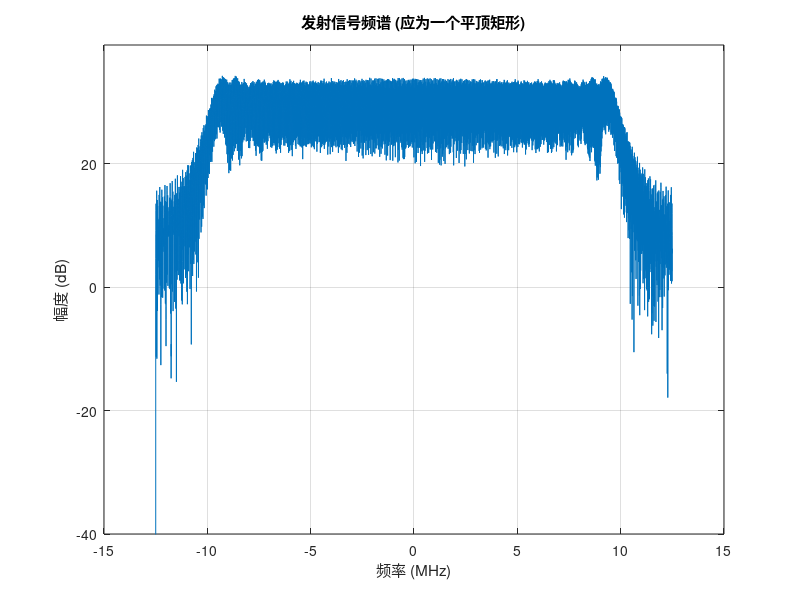

Reproduce this figure in MATLAB. (Note: this script raises an error after producing the figure.)
% main_simulate_and_process_v6.m
% 版本: v6.0
% 描述: 这是一个集成了高保真回波仿真、DBF、脉冲压缩（含偏移校正）、
%       MTD和CFAR检测的全流程雷达信号处理仿真与分析脚本。
%       脚本基于对关键偏移量进行了校正，
%       并在每个处理阶段都提供了详细的可视化输出。
%       删除DBF处理
% 日期: 2025年09月22日

clc; clear; close all;

%% 1. 用户配置区
% =========================================================================
fprintf('--- 1. 开始进行用户参数配置 ---\n');

% --- 1.1 定义仿真的目标 ---
targets = struct(...
    'Range', {10000}, ...         % 目标距离 (m)
    'Velocity', {30}, ...          % 目标速度 (m/s, 正为远离)
    'RCS', {50}, ...                % 雷达散射截面 (m^2)
    'ElevationAngle', {30} ...        % 目标俯仰角 (度)
);

SNR_dB = 20; % 信噪比 功率（20dB-100倍，10dB-10倍，3dB-1倍）

% --- 1.2 文件路径配置 ---
base_path = 'C:\Users\a\Desktop\9.8 问题\Simulation'; % <--- 修改我
dbf_coef_path = fullfile(base_path, 'X8数据采集250522_DBFcoef.csv');
% fir_filter_path = fullfile(base_path, 'Simulation', 'FIR.mat'); % FIR系数保存在此

% --- 1.3 CFAR 参数配置 ---
cfar_params.refCells_V = 4;      % 速度维参考单元
cfar_params.guardCells_V = 6;   % 速度维保护单元
cfar_params.refCells_R = 4;      % 距离维参考单元
cfar_params.guardCells_R = 6;    % 距离维保护单元
cfar_params.T_CFAR = 15;          % 检测门限因子
cfar_params.method = 'GOCA';       % 'CA' (平均), 'GOCA' (选大), 'SOCA' (选小)

%% 2. 雷达系统参数配置
% =========================================================================
fprintf('--- 2. 配置雷达系统参数 ---\n');

% --- 2.1 基础参数 (根据您的文档) ---
config.Sig_Config.c = 2.99792458e8;             % 光速 (m/s)
config.Sig_Config.fs = 25e6;                    % 基带采样率 (Hz)
config.Sig_Config.fc = 9450e6;                  % 雷达工作中心频率 (Hz)
config.Sig_Config.prtNum = 332;                 % 一帧 PRT 个数
config.Sig_Config.point_PRT = 3404;             % 每PRT总采样点数
config.Sig_Config.channel_num = 16;             % 接收通道数
config.Sig_Config.beam_num = 13;                % DBF后波束数量
config.Sig_Config.prt = 232.76e-6;              % PRT周期 (s)
config.Sig_Config.B = 20e6;                     % 带宽 (Hz)
config.Sig_Config.tao = [0.16e-6, 8e-6, 28e-6]; % 脉宽 [窄, 中, 长] (s)，雷达脉冲发射持续时长，此距离为该脉冲盲距
config.Sig_Config.gap_duration = [11.4e-6, 31.8e-6, 153.4e-6];  % 三个脉冲脉宽后的间隔时间（信号为0）
config.Sig_Config.point_prt_segments = [228, 723, 2453]; % 各脉冲段对应的采样波门点数

% --- 2.2 天线阵列参数 ---
config.Array.element_spacing = 0.0138;          % 阵元间距 (m)

% --- 2.3 派生参数 ---
config.Sig_Config.prf = 1/config.Sig_Config.prt;
config.Sig_Config.wavelength = config.Sig_Config.c / config.Sig_Config.fc;
config.Sig_Config.K2 = -config.Sig_Config.B / config.Sig_Config.tao(2); % 中脉冲调频斜率
config.Sig_Config.K3 = config.Sig_Config.B / config.Sig_Config.tao(3);  % 长脉冲调频斜率
ts = 1 / config.Sig_Config.fs;

%% 3. 生成发射参考波形 (物理真实脉冲)
% =========================================================================
fprintf('--- 3. 生成发射参考波形 ---\n');
% 3.1 各脉冲基本参数
% 窄脉冲参数
tau1 = config.Sig_Config.tao(1);                    % 窄脉冲脉冲宽度
gap_duration1 = config.Sig_Config.gap_duration(1);  % 窄脉冲后脉冲间隔

% 中脉冲参数
tau2 = config.Sig_Config.tao(2);              % 中脉冲脉冲宽度
gap_duration2 = config.Sig_Config.gap_duration(2);  % 中脉冲后脉冲间隔
k2 = -config.Sig_Config.B/tau2;         % 中脉冲调频斜率

% 长脉冲参数
tau3 = config.Sig_Config.tao(3);                % 长脉冲脉冲宽度
gap_duration3 = config.Sig_Config.gap_duration(3);  % 长脉冲后脉冲间隔
k3 = config.Sig_Config.B/tau3;              % 长脉冲调频斜率

% 3.2 生成各脉冲信号
% 计算信号（脉宽内）长度
num_all_prt = round(config.Sig_Config.prt * config.Sig_Config.fs );  % 一个完整PRT信号的总长度
num_samples_1 = round(tau1 * config.Sig_Config.fs);                  % 窄脉冲信号时间长度   
num_samples_2 = round(tau2 * config.Sig_Config.fs);                  % 中脉冲信号时间长度
num_samples_3 = round(tau3 * config.Sig_Config.fs);                  % 长脉冲信号时间长度

num_receiver_1 = round(gap_duration1 * config.Sig_Config.fs);        % 窄脉冲脉冲间隔（窄脉冲发射后能用于接受回波的时间段）
num_receiver_2 = round(gap_duration2 * config.Sig_Config.fs);        % 中脉冲脉冲间隔（中脉冲发射后能用于接受回波的时间段）
num_receiver_3 = round(gap_duration3 * config.Sig_Config.fs);        % 长脉冲脉冲间隔（长脉冲发射后能用于接受回波的时间段）


% 计算信号时间向量
t1 = linspace(-tau1/2, tau1/2, num_samples_1);       
t2 = linspace(-tau2/2, tau2/2, num_samples_2);
t3 = linspace(-tau3/2, tau3/2, num_samples_3);
t_tx = linspace(0, config.Sig_Config.prt, num_all_prt);

% 计算画图用距离轴
R_rx = linspace(24, 24 + 3404*6, 3404);

% 生成各脉冲信号
pulse1 = ones(1, num_samples_1);
pulse2 = exp(1j*2*pi*(0.5*k2*(t2.^2)));
pulse3 = exp(1j*2*pi*(0.5*k3*(t3.^2)));

% 3.3 将各子脉冲信号拼接为一个完整的长脉冲信号
tx_pulse = complex(zeros(1, num_all_prt));                              % 构建一个完整脉冲，初始化一个复数矩阵
tx_pulse(1:num_samples_1) = pulse1;                                     % 放置短脉冲

offset1 = round((tau1+gap_duration1) * config.Sig_Config.fs);           % 中脉冲相对于窄脉冲延后的长度
tx_pulse(offset1+1 : offset1+num_samples_2) = pulse2;                   % 放置中脉冲

offset2 = offset1 + round((tau2+gap_duration2) * config.Sig_Config.fs); % 长脉冲相对于中脉冲延后的长度
tx_pulse(offset2+1 : offset2+num_samples_3) = pulse3;                   % 放置长脉冲

% --- 3.4 (可选但建议) 可视化发射信号频谱，检查是否正确 ---
figure('Name', '发射信号频谱检查');
Nfft = 2^nextpow2(num_all_prt);
Tx_fft = fftshift(fft(tx_pulse, Nfft));
freq_axis = linspace(-config.Sig_Config.fs/2, config.Sig_Config.fs/2, Nfft);
plot(freq_axis/1e6, 20*log10(abs(Tx_fft)));
title('发射信号频谱 (应为一个平顶矩形)');
xlabel('频率 (MHz)');
ylabel('幅度 (dB)');
grid on;
ylim([-40, max(20*log10(abs(Tx_fft))) + 5]); % 设置一个好的观察范围

%% 4. 生成16通道目标回波信号
% =========================================================================
fprintf('--- 4. 模拟16通道目标回波 ---\n');
% (此部分代码保持不变，仅修改了噪声和增益)
raw_iq_data = complex(zeros(config.Sig_Config.prtNum, num_all_prt, config.Sig_Config.channel_num));

for m = 1:config.Sig_Config.prtNum % 循环生成每一个prt的信号  
    pulse_echo_all_channels = complex(zeros(num_all_prt, config.Sig_Config.channel_num));
    for k = 1:length(targets)
        range = targets(k).Range;
        % velocity = targets(k).Velocitys;
        % elevation_angle = targets(k).ElevationAngle;
        
        delay = 2 * range / config.Sig_Config.c;
        delay_samples = round(delay / ts); % 计算目标产生的时延点数
        
        doppler_freq = -2 * targets(k).Velocity / config.Sig_Config.wavelength; % 计算目标运动产生的多普勒频率，速度为正在远离，fd为负
        doppler_phase_shift = exp(1j * 2 * pi * doppler_freq * (m-1) * config.Sig_Config.prt); % 计算目标运动产生的多普勒相移
        
        % amplitude_gain = 1e11; 
        % lambda_sq = config.Sig_Config.wavelength^2;
        % amplitude = amplitude_gain * sqrt(targets(k).RCS * lambda_sq) / (range^2 * (4*pi)^(3/2));
        
        amplitude = 1;  % 简化幅度
        
        % 1. 先初始化一个全零的回波基带信号
        target_echo_base = complex(zeros(1, num_all_prt));
        % 2. 只有在有效延迟范围内，才将发射波形放入
        if (delay_samples > 0) && (delay_samples < num_all_prt)
            len_echo = min(length(tx_pulse), num_all_prt - delay_samples);
            target_echo_base(delay_samples+1 : delay_samples+len_echo) = tx_pulse(1:len_echo); % 零填充，禁止回卷
            %target_echo_base = circshift(tx_pulse, delay_samples);   % 目标时延，信号循环移位，可能会回卷
        end
        % 3. 对整个基带信号（包含波形和零的部分）乘以幅度和多普勒相移
        target_echo_base = amplitude * target_echo_base * doppler_phase_shift; % 幅度 * 信号 * 多普勒相移
        phase_shifts_rad = deg2rad(calculate_phase_shifts(targets(k).ElevationAngle, config.Array.element_spacing, config.Sig_Config.wavelength)); % 调用子函数计算每个通道的相位偏移
        % 计算多通道相位偏移
        channel_phasors = exp(1j * phase_shifts_rad); % 构造阵列流形向量，给每个通道（阵元）叠加一个与入射角相关的相位推进量，来模拟平面波以入射角 θ 打到均匀线阵时，阵元间的相位差。
        target_echo_multichannel = target_echo_base.' * channel_phasors; % 
        pulse_echo_all_channels = pulse_echo_all_channels + target_echo_multichannel;
    end
    raw_iq_data(m, :, :) = reshape(pulse_echo_all_channels, [1, num_all_prt, config.Sig_Config.channel_num]);
end

% 回波信号闭锁期置零
raw_iq_data_reset0 = raw_iq_data; % 闭锁期置零信号

% reset_zero_1_end = num_samples_1;                                  % 窄脉冲信号发射结束点
% reset_zero_2_start = reset_zero_1_end + num_receiver_1 + 1;        % 中脉冲信号发射起始点
% reset_zero_2_end = reset_zero_2_start + num_samples_2 - 1;         % 中脉冲信号发射结束点
% reset_zero_3_start = reset_zero_2_end + num_receiver_2 + 1;        % 长脉冲信号发射起始点
% reset_zero_3_end = reset_zero_3_start + num_samples_3 - 1;         % 长脉冲信号发射结束点
% 
% raw_iq_data_reset0(:, 1:reset_zero_1_end, :) = 0;                  % 窄脉冲发射沿不接收回波信号，置零
% raw_iq_data_reset0(:, reset_zero_2_start:reset_zero_2_end, :) = 0; % 中脉冲发射沿不接收回波信号，置零
% raw_iq_data_reset0(:, reset_zero_3_start:reset_zero_3_end, :) = 0; % 长脉冲发射沿不接收回波信号，置零

% 额外：打印一些自检信息
fprintf('完整PRT点数: %d\n', num_all_prt);
fprintf('预期6 km单程时延≈ %.2f us，对应样点≈ %d 点\n', 2*targets(1).Range/config.Sig_Config.c*1e6, ...
        round((2*targets(1).Range/config.Sig_Config.c)/ts));

% 打印相位步进用于对照
lambda = config.Sig_Config.wavelength;
dphi_ch = 2*pi*config.Array.element_spacing * sind(targets(1).ElevationAngle) / lambda;
fd = -2*targets(1).Velocity / lambda;
dphi_prt = 2*pi*fd*config.Sig_Config.prt;
fprintf('阵元间相位差≈ %.1f°，相邻PRT多普勒步进≈ %.1f°\n', rad2deg(dphi_ch), rad2deg(dphi_prt));


%% 6. 加入高斯白噪声

% DBF添加噪声，避免噪声幅度相位相关性等被改变
% 在闭锁期置零后的回波信号矩阵上添加符合SNR要求的高斯白噪声

signal_power_before_DBF = mean(abs(raw_iq_data(raw_iq_data ~= 0)).^2,"all");      % 信号DBF处理前平均功率大小（排除信号为0的点）


% DBF后加入高斯白噪声
I_noise = randn(size(raw_iq_data));                         % I通道高斯噪声
Q_noise = randn(size(raw_iq_data));                         % Q通道高斯噪声
noise = I_noise + 1j * Q_noise;                             % 合成IQ噪声
gauss_noise_power = mean(abs(noise).^2,'all');              % 这是多脉冲多波束信号矩阵，求功率应该对每个元素都要处理，结果是IQ信号的总功率

signal_power = mean(abs(raw_iq_data(raw_iq_data ~= 0)).^2); % 计算信号平均功率
noise_power = signal_power / (10^(SNR_dB / 10));           % 根据信号平均功率和信噪比计算高斯白噪声功率
noise = noise .* sqrt(noise_power/2);                       % 双路IQ信号功率各占总功率一半，平方根是把功率值转换为幅度值
raw_iq_data_noise = raw_iq_data + noise;                    % 在16通道数据上添加既定功率的高斯白噪声


%% 5. 数字波束形成 (DBF)
% =========================================================================
% fprintf('--- 5. 执行数字波束形成 (DBF) ---\n');
% % --- 加载DBF系数 ---
% DBF_coeffs_data = readmatrix(dbf_coef_path);
% DBF_coeffs_data_C = DBF_coeffs_data(:, 1:2:end) + 1j * DBF_coeffs_data(:, 2:2:end);
% % --- 逐脉冲DBF ---
% iq_data_13beam = complex(zeros(config.Sig_Config.prtNum, num_all_prt, config.Sig_Config.beam_num));
% for i = 1:config.Sig_Config.prtNum
%     single_pulse_16ch = squeeze(raw_iq_data_reset0(i, :, :));
%     single_pulse_13beam = single_pulse_16ch * DBF_coeffs_data_C';
%     iq_data_13beam(i, :, :) = single_pulse_13beam;
% end


% % --- DBF结果可视化 ---
% figure('Name', '阶段1: DBF后波束功率');
% beam_to_check = 4; % 选择一个靠近目标的波束来显示
% imagesc(db(abs(squeeze(iq_data_13beam(:,:,beam_to_check)))));
% title(sprintf('DBF后波束 #%d 的功率 (dB)', beam_to_check));
% xlabel('距离单元 (快时间)'); ylabel('脉冲数 (慢时间)'); colorbar;



% %% DBF过程对噪声的影响（噪声在DBF前加入）
% [num_prt, num_points, num_channels] = size(noise);
% % 初始化 DBF 后的噪声矩阵
% dbf_noise = complex(zeros(num_prt, num_points, config.Sig_Config.beam_num));
% 
% % 对每个 PRS 进行处理
% for i = 1:num_prt
%     % 获取每个 PRS 的16个通道噪声
%     noise_16ch = squeeze(noise(i, :, :));  % 这是一个 (point_PRT, 16) 的矩阵，代表16个通道的噪声
% 
%     % 通过DBF系数对每个通道进行加权
%     dbf_noise_single_prt = noise_16ch * DBF_coeffs_data_C.';  % 注意系数是复数矩阵的乘法
% 
%     % 将处理后的结果存入 dbf_noise
%     dbf_noise(i, :, :) = dbf_noise_single_prt;
% end
% 
% % 计算噪声通过DBF后的功率
% dbf_noise_power = mean(abs(dbf_noise).^2, 'all');  % 对每个时间点（快时间维度）求平均功率
% 
% % 可视化噪声通过DBF后的功率分布（以一个波束为例）
% beam_idx = 1;  % 选择第一个波束
% figure;
% plot(squeeze(dbf_noise_power(1, :, beam_idx)));
% title('噪声通过DBF处理后的功率分布');
% xlabel('距离单元');
% ylabel('功率');


% %% 6. 脉冲压缩
% fprintf('--- 6. 执行分段脉冲压缩 ---\n');
% pc_results_13beam = complex(zeros(config.Sig_Config.prtNum,config.Sig_Config.point_PRT,config.Sig_Config.beam_num)); % 先初始化脉压后数据矩阵
% % 6.1 进行分割取点，窄中脉冲有重叠部分，中长脉冲也有重叠部分
% % 窄脉冲选取距离段
% win1 = num_samples_1+1 : num_samples_1+config.Sig_Config.point_prt_segments(1); % 窄脉冲观测窗，覆盖30m——1392m
% R1 = [win1(1)*6 , win1(end)*6]; % 短脉冲距离
% 
% % 中脉冲选取距离段
% win2_1 = win1(end)+1 : num_samples_1 + num_receiver_1;  % 窄脉冲这一段划定给中脉冲，覆盖1398 - 1734m
% win2_2 = num_samples_1 + num_receiver_1 + num_samples_2 + 1 : num_samples_1 + num_receiver_1 + num_samples_2 + config.Sig_Config.point_prt_segments(2) - length(win2_1); % 中脉冲段, 覆盖
% win2 = [win2_1,win2_2];
% 
% R2_1 = [win2_1(1) , win2_1(end)]*6;                            % 中脉冲距离1（窄中重叠划分给中脉冲的部分）         
% R2_2 = [win2_2(1)-num_samples_2, win2_2(end)-num_samples_2]*6; % 中脉冲距离2
% 
% % 长脉冲选取距离段
% win3_1 = win2_2(end)+1 : num_samples_1 + num_receiver_1 + num_samples_2 + num_receiver_2; 
% win3_2 = win3_1(end)+num_samples_3+1 : win3_1(end)+num_samples_3+1+config.Sig_Config.point_prt_segments(3)-length(win3_1) -1 ; 
% win3 = [win3_1,win3_2];
% 
% R3_1 = [win3_1(1)-num_samples_2 , win3_1(end)-num_samples_2]*6;                             % 长脉冲距离1（中长重叠划分给长脉冲的部分） 
% R3_2 = [win3_2(1)-num_samples_2-num_samples_3 , win3_2(end)-num_samples_2-num_samples_3]*6; % 长脉冲距离1（中长重叠划分给长脉冲的部分） 
% Range_all = [R1, R2_1, R2_2, R3_1, R3_2]; % 拼接后总距离段，单位:m
% Range_print = sprintf('窄脉冲测距%d~%d 米，中脉冲测距%d~%d 米，长脉冲测距%d~%d 米', Range_all(1),Range_all(2),Range_all(3),Range_all(6),Range_all(7),Range_all(10));
% fprintf(Range_print);
% 
% % 6.2 加载窄脉冲FIR滤波器系数
% fir_coeffs = [794,1403,2143,2672,2591,1711,-58,-2351,-4592,-5855,-5338,-2389,3005,10341,18410,25779,30907,32768,30907,25779,18410,10341,3005,-2389,-5338,-5855,-4592,-2351,-58,1711,2591,2672,2143,1403,794];
% fir_coeffs = fir_coeffs/max(fir_coeffs); % 归一化
% 
% for b = 1:config.Sig_Config.beam_num
%     beam_data = squeeze(iq_data_13beam(:,:,b));
%     % 1. 分割信号
%     signal_01 = beam_data(:, win1);    % 窄脉冲距离段
%     signal_02 = beam_data(:, win2);    % 中脉冲距离段
%     signal_03 = beam_data(:, win3);    % 长脉冲距离段
% 
%     % 2. 独立脉压与偏移校正
%     % 窄脉冲 (FIR滤波)
%     pc_01 = filter(fir_coeffs, 1, signal_01, [], 2);
%     fir_delay = round(mean(grpdelay(fir_coeffs)));
%     pc_01 = circshift(pc_01, -fir_delay, 2);      % 校正FIR延迟
% 
%     % 中脉冲 (频域匹配滤波)
%     Nfft2 = 2^nextpow2(length(win2) + num_samples_2 - 1); % fft前发射信号和截取的回波都要进行补零
%     ht2 = fliplr(conj(pulse2));                   % 时域匹配滤波器（发射信号的反转共轭）
%     Hf2 = fft(ht2,Nfft2);                         % 频域匹配滤波器
%     Sf2 = fft(signal_02,Nfft2,2);                 % 按行傅里叶变换
%     S2 = Sf2.*Hf2;
%     s2 = ifft(S2,[],2);                           % 按行傅里叶逆变换 
%     pc_02 = s2(:, ceil(num_samples_2/2):length(win2)+ceil(num_samples_2/2)-1); % fft截取完全对齐的中间段数据，点数与划分的信号段相同
% 
%     % 长脉冲 (匹配滤波)
%     Nfft3 = 2^nextpow2(length(win3) + num_samples_3 - 1); % fft前发射信号和截取的回波都要进行补零
%     ht3 = fliplr(conj(pulse3));                   % 时域匹配滤波器（发射信号的反转共轭）
%     Hf3 = fft(ht3,Nfft3);                         % 频域匹配滤波器
%     Sf3 = fft(signal_03,Nfft3,2);                 % 按行傅里叶变换
%     S3 = Sf3.*Hf3;
%     s3 = ifft(S3,[],2);                           % 按行傅里叶逆变换 
%     pc_03 = s3(:, ceil(num_samples_3/2):length(win3)+ceil(num_samples_3/2)-1); % fft截取完全对齐的中间段数据，点数与划分的信号段相同
% 
%     % 3. 拼接结果
%     pc_results_13beam(:,:,b) = [pc_01, pc_02, pc_03];
% end

%% 6. 脉冲压缩 (修正版)
% =========================================================================
fprintf('--- 6. 执行分段脉冲压缩 ---\n');

% --- 6.1 定义匹配滤波器 ---
% 窄脉冲: 使用提供的FIR系数
fir_coeffs = [794,1403,2143,2672,2591,1711,-58,-2351,-4592,-5855,-5338,-2389,3005,10341,18410,25779,30907,32768,30907,25779,18410,10341,3005,-2389,-5338,-5855,-4592,-2351,-58,1711,2591,2672,2143,1403,794];
% fir_coeffs = fir1(32, 0.1, 'low'); % 使用低通FIR滤波器
fir_coeffs = fir_coeffs/max(fir_coeffs); % 归一化

MF_narrow = fir_coeffs; 
fir_delay = round(mean(grpdelay(MF_narrow))); % FIR滤波器的固有延迟

% 中脉冲: LFM信号的时间反转共轭
MF_medium = fliplr(conj(pulse2));

% 长脉冲: LFM信号的时间反转共轭
MF_long = fliplr(conj(pulse3));

% --- 6.2 计算各滤波器的能量，用于增益归一化或提升FIR滤波器增益 ---
% 增益与滤波器系数的能量成正比 (sum of squares of taps)
gain_narrow = sqrt(sum(abs(MF_narrow).^2));
gain_medium = sqrt(sum(abs(MF_medium).^2));
gain_long = sqrt(sum(abs(MF_long).^2));

% --- 6.2 定义拼接参数 ---
N_gate_narrow = config.Sig_Config.point_prt_segments(1); % 228
N_gate_medium = config.Sig_Config.point_prt_segments(2); % 723
N_gate_long = config.Sig_Config.point_prt_segments(3);   % 2453
N_total_gate = sum(config.Sig_Config.point_prt_segments);

% --- 6.3 逐波束进行处理 ---
pc_results_16channel = complex(zeros(config.Sig_Config.prtNum, N_total_gate, config.Sig_Config.channel_num));

for c = 1:config.Sig_Config.channel_num
    % 提取当前通道的所有PRT数据
    channel_data = squeeze(raw_iq_data_noise(:,:,c));

    % --- 1. 提取用于处理的、连续的回波信号段 ---
    % 窄脉冲处理段: 从窄脉冲发射结束开始
    seg_start_narrow = num_samples_1 + 1;
    segment_narrow = channel_data(:, seg_start_narrow:end);

    % 中脉冲处理段: 从中脉冲发射结束开始
    seg_start_medium = offset1 + num_samples_2 + 1;
    segment_medium = channel_data(:, seg_start_medium:end);

    % 长脉冲处理段: 从长脉冲发射结束开始
    seg_start_long = offset2 + num_samples_3 + 1;
    segment_long = channel_data(:, seg_start_long:end);

    % --- 2. 对每个连续段进行独立的脉冲压缩 ---
    % 窄脉冲 (时域FIR滤波)
    % filter函数会逐行处理矩阵
    pc_out_narrow_full = filter(MF_narrow, 1, segment_narrow, [], 2);
    % 校正FIR引入的延迟
    pc_out_narrow_full = circshift(pc_out_narrow_full, -fir_delay, 2);

    % 中脉冲 (时域卷积)
    pc_out_medium_full = complex(zeros(size(segment_medium,1), size(segment_medium,2) + num_samples_2 - 1));
    for i = 1:config.Sig_Config.prtNum
        pc_out_medium_full(i,:) = conv(segment_medium(i,:), MF_medium);
    end

    % 长脉冲 (时域卷积)
    pc_out_long_full = complex(zeros(size(segment_long,1), size(segment_long,2) + num_samples_3 - 1));
    for i = 1:config.Sig_Config.prtNum
        pc_out_long_full(i,:) = conv(segment_long(i,:), MF_long);
    end

    % --- 3. 从脉压结果中截取并拼接 ---
    % 窄脉冲结果段
    piece1 = pc_out_narrow_full(:, 1:N_gate_narrow);

    % 中脉冲结果段
    % 注意：这里我们截取的是中脉冲处理结果中，紧接着窄脉冲之后的部分
    idx2_start = N_gate_narrow + 1;
    idx2_end   = N_gate_narrow + N_gate_medium;
    piece2 = pc_out_medium_full(:, idx2_start:idx2_end);

    % 长脉冲结果段
    idx3_start = N_gate_narrow + N_gate_medium + 1;
    idx3_end   = N_gate_narrow + N_gate_medium + N_gate_long;
    piece3 = pc_out_long_full(:, idx3_start:idx3_end);

    pc_results_16channel(:,:,c) = [piece1, piece2, piece3];
end

fprintf('脉冲压缩完成。拼接后的总距离门数为: %d\n', size(pc_results_16channel, 2));

%% 7. MTD 处理 (对所有波束)
%=========================================================================
fprintf('--- 7. 执行MTD处理 ---\n');

% 对13个波束的脉压结果，逐一进行MTD
rdm_16channel = complex(zeros(size(pc_results_16channel)));

for c = 1:config.Sig_Config.channel_num
    % 提取单个波束的脉压数据立方体
    pc_data_single_beam = squeeze(pc_results_16channel(:,:,c));

    % 沿慢时间维(第1维)做FFT，并进行fftshift将零频移到中心
    %rdm_13beam(:,:,b) = fftshift(fft(pc_data_single_beam, [], 1), 1);
    rdm_16channel(:,:,c) = fft(pc_data_single_beam, [], 1);
end

fprintf('MTD处理完成，已生成13个波束的距离-多普勒数据。\n');



%% 8. CFAR 检测
% =========================================================================
% fprintf('--- 8. 执行2D-GOCA-CFAR检测 ---\n');
% 
% % --- 8.1 形成用于检测的和波束 ---
% beam_idx_A = 4;
% beam_idx_B = 5;
% rdm_beamA_power = abs(squeeze(rdm_13beam(:,:,beam_idx_A))).^2;
% rdm_beamB_power = abs(squeeze(rdm_13beam(:,:,beam_idx_B))).^2;
% rdm_for_cfar = rdm_beamA_power + rdm_beamB_power;
% 
% fprintf('已将波束 #%d 和 #%d 合成为用于CFAR检测的和波束。\n', beam_idx_A, beam_idx_B);
% 
% % --- 8.2 实现 2D-GOCA-CFAR 检测器 ---
% % 获取CFAR参数
% P_fa = 1e-6; % 虚警率
% alpha = cfar_params.T_CFAR;
% guard_R = cfar_params.guardCells_R;
% guard_V = cfar_params.guardCells_V;
% ref_R = cfar_params.refCells_R;
% ref_V = cfar_params.guardCells_V;
% [num_V, num_R] = size(rdm_for_cfar);
% 
% cfar_detections = zeros(num_V, num_R); % 初始化检测结果矩阵
% threshold_map = zeros(num_V, num_R);   % 用于可视化的门限图
% 
% % 遍历所有待检测单元 (CUT - Cell Under Test)
% for r = (ref_R + guard_R + 1) : (num_R - ref_R - guard_R)
%     for v = (ref_V + guard_V + 1) : (num_V - ref_V - guard_V)
% 
%         cut_power = rdm_for_cfar(v, r);
% 
%         % --- 距离维 GOCA ---
%         % 前窗
%         range_win_leading = rdm_for_cfar(v, r - guard_R - ref_R : r - guard_R - 1);
%         % 后窗
%         range_win_trailing = rdm_for_cfar(v, r + guard_R + 1 : r + guard_R + ref_R);
% 
%         noise_R_leading = mean(range_win_leading);
%         noise_R_trailing = mean(range_win_trailing);
%         noise_R = max(noise_R_leading, noise_R_trailing);
% 
%         % --- 速度维 GOCA ---
%         % 前窗 (v-方向)
%         doppler_win_leading = rdm_for_cfar(v - guard_V - ref_V : v - guard_V - 1, r);
%         % 后窗 (v+方向)
%         doppler_win_trailing = rdm_for_cfar(v + guard_V + 1 : v + guard_V + ref_V, r);
% 
%         noise_V_leading = mean(doppler_win_leading);
%         noise_V_trailing = mean(doppler_win_trailing);
%         noise_V = max(noise_V_leading, noise_V_trailing);
% 
%         % --- 综合噪声估计 (取两者中的较大值以保证虚警率) ---
%         noise_estimate = max(noise_R, noise_V);
% 
%         % --- 生成门限并进行比较 ---
%         threshold = alpha * noise_estimate;
%         threshold_map(v, r) = threshold; % 保存门限
% 
%         if cut_power > threshold
%             cfar_detections(v, r) = 1;
%         end
%     end
% end
% 
% [detected_v_idx, detected_r_idx] = find(cfar_detections);
% num_detections = length(detected_v_idx);
% fprintf('CFAR检测完成，共发现 %d 个目标点迹。\n', num_detections);

% %% 9. 单脉冲测角
% % =========================================================================
% fprintf('\n--- 10. 执行单脉冲测角 ---\n');
% 
% if num_detections > 0
%     % 遍历每一个CFAR检测到的目标点
%     for i = 1:num_detections
%         % 获取当前目标在RDM中的索引
%         r_idx = detected_r_idx(i);
%         v_idx = detected_v_idx(i);
% 
%         fprintf('\n--- 正在分析目标 #%d (距离: %.2f m, 速度: %.2f m/s) ---\n', ...
%             i, range_axis(r_idx), velocity_axis(v_idx));
% 
%         % --- 1. 寻找该目标信号最强的"主波束" ---
%         all_beams_power_at_target = zeros(1, config.Sig_Config.beam_num);
%         for b = 1:config.Sig_Config.beam_num
%             rdm = squeeze(rdm_13beam(:,:,b));
%             all_beams_power_at_target(b) = abs(rdm(v_idx, r_idx));
%         end
%         [max_power, main_beam_idx] = max(all_beams_power_at_target);
%         fprintf('目标信号在波束 #%d 中最强。\n', main_beam_idx);
% 
%         % --- 2. 选择相邻波束组成和差通道 ---
%         beam_A_idx = 0;
%         beam_B_idx = 0;
% 
%         % 决定使用左邻波束还是右邻波束
%         % (处理边界情况：如果最强波束是#1或#13)
%         if main_beam_idx == 1
%             beam_A_idx = 1; beam_B_idx = 2;
%         elseif main_beam_idx == config.Sig_Config.beam_num
%             beam_A_idx = config.Sig_Config.beam_num - 1;
%             beam_B_idx = config.Sig_Config.beam_num;
%         else
%             % 比较左右邻波束的功率，选择更强的那个组成最优测角波束对
%             power_left = all_beams_power_at_target(main_beam_idx - 1);
%             power_right = all_beams_power_at_target(main_beam_idx + 1);
%             if power_left > power_right
%                 beam_A_idx = main_beam_idx - 1;
%                 beam_B_idx = main_beam_idx;
%             else
%                 beam_A_idx = main_beam_idx;
%                 beam_B_idx = main_beam_idx + 1;
%             end
%         end
%         fprintf('选择波束对 (#%d, #%d) 进行单脉冲测角。\n', beam_A_idx, beam_B_idx);
% 
%         % --- 3. 提取对应波束在目标位置的复数值 ---
%         rdm_A = squeeze(rdm_13beam(:,:,beam_A_idx));
%         rdm_B = squeeze(rdm_13beam(:,:,beam_B_idx));
% 
%         S_A = rdm_A(v_idx, r_idx);
%         S_B = rdm_B(v_idx, r_idx);
% 
%         % --- 4. 计算和、差信号及单脉冲比 ---
%         S_sum = S_A + S_B;
%         S_diff = S_A - S_B; % 差信号
% 
%         monopulse_ratio = S_diff / S_sum;
% 
%         fprintf('和信号(Σ)幅值: %.2f\n', abs(S_sum));
%         fprintf('差信号(Δ)幅值: %.2f\n', abs(S_diff));
%         fprintf('单脉冲比 (Δ/Σ): %.4f + %.4fi\n', real(monopulse_ratio), imag(monopulse_ratio));
%     end
% else
%     fprintf('未检测到目标，无法进行单脉冲测角。\n');
% end



%% 可视化分析
% 1. 发射信号实部时域图
figure;
plot(t_tx*1e6, real(tx_pulse))
title('发射信号实部时域波形图');
xlabel('时间（us）')
ylabel('信号幅度')

% 2. DBF前回波信号时域图
% 加噪前
figure;
subplot(3,1,1);
plot(t_tx*1e6,real(raw_iq_data(2,:,5))); % 画prt 2，通道5的波形图
title('加噪前回波信号实部时域波形图 prt2 通道5');
subtitle('实部');
xlabel('时间（us）')
ylabel('信号幅度')

subplot(3,1,2);
plot(t_tx*1e6,imag(raw_iq_data(2,:,5))); % 画prt 2，通道5的波形图
subtitle('虚部');
xlabel('时间（us）')
ylabel('信号幅度')

subplot(3,1,3);
plot(t_tx*1e6,abs(raw_iq_data(2,:,5))); % 画prt 2，通道5的波形图
subtitle('幅值');
xlabel('时间（us）')
ylabel('信号幅度')


% 加噪后
figure;
subplot(3,1,1);
plot(t_tx*1e6,real(raw_iq_data_noise(2,:,5))); % 画prt 2，通道5的波形图
title('加噪后回波信号实部时域波形图 prt2 通道5');
subtitle('实部');
xlabel('时间（us）')
ylabel('信号幅度')

subplot(3,1,2);
plot(t_tx*1e6,imag(raw_iq_data_noise(2,:,5))); % 画prt 2，通道5的波形图
subtitle('虚部');
xlabel('时间（us）')
ylabel('信号幅度')

subplot(3,1,3);
plot(t_tx*1e6,abs(raw_iq_data_noise(2,:,5))); % 画prt 2，通道5的波形图
subtitle('幅值');
xlabel('时间（us）')
ylabel('信号幅度')


% 3. 正交高斯白噪声时域图
figure;
subplot(3, 1, 1);
plot(real(noise(2,:,5)));
title('正交高斯白噪声时域信号')
subtitle('I通道（实部）');
xlabel('样本点');
ylabel('幅度');

subplot(3, 1, 2);
plot(imag(noise(2,:,5)));
subtitle('Q通道（虚部）');
xlabel('样本点');
ylabel('幅度');

subplot(3, 1, 3);
plot(abs(noise(2,:,5)));
subtitle('幅度');
xlabel('样本点');
ylabel('幅度');


% 脉冲压缩后加噪声回波信号实部时域图
% figure;
% subplot(2,1,1);
% plot(t_tx*1e6,abs(pc_results_16channel(2,:,5))); % 画prt 1，通道2的波形图
% title('回波信号实部时域波形图 prt2 通道5');
% subtitle('无噪声');
% xlabel('时间（us）')
% ylabel('信号幅度')
% 
% 
% subplot(2,1,2);
% plot(t_tx*1e6,20*log10(abs(pc_results_16channel(2,:,5))+1e-2)); % 画prt 1，通道2的波形图
% title('回波信号实部时域波形图 prt2 通道5');
% subtitle('无噪声');
% xlabel('时间（us）')
% ylabel('信号幅度')

% % 预期时间标注（μs）
% t_delay = 2*targets(1).Range/config.Sig_Config.c;
% tau1 = config.Sig_Config.tao(1);  tau2 = config.Sig_Config.tao(2);
% gap1 = config.Sig_Config.gap_duration(1);  gap2 = config.Sig_Config.gap_duration(2);
% t_mid_start  = t_delay + (tau1 + gap1);
% t_mid_end    = t_mid_start + tau2;
% t_long_start = t_delay + (tau1 + gap1 + tau2 + gap2);
% t_long_end   = t_long_start + config.Sig_Config.tao(3);
% 
% figure; ch=2; m=1;
% plot(t_tx*1e6, abs(squeeze(iq_data_13beam_noise(m,:,ch)))); hold on; grid on;
% xline([t_delay t_mid_start t_mid_end t_long_start t_long_end]*1e6, '--');
% title(sprintf('实部波形  PRT %d  Ch %d', m, ch)), xlabel('时间 (\mus)'), ylabel('Real');


% 画脉冲压缩后距离效果图
figure;
plot(R_rx -24, abs(pc_results_16channel(1,:,5))); 
title('脉压后信号赋值图')
xlabel('距离（m）')
ylabel('信号幅度')
xline(targets.Range,'--r','目标','LabelOrientation','horizontal')

figure;
plot(R_rx -24, abs(pc_results_16channel(1,:,5))); 
title('脉压后信号赋值图')
xlabel('距离（m）')
ylabel('信号幅度')
xline(targets.Range,'--r','目标','LabelOrientation','horizontal')


figure;
plot(R_rx-24, 20*log10(abs(pc_results_16channel(1,:,5)))); 
title('脉压后信号赋值图（dB）')
xlabel('距离（m）')
ylabel('信号幅度（dB）')
xline(targets.Range,'--r','目标','LabelOrientation','horizontal')

% 加噪后对窄脉冲prt上滤波结果
RX1 = linspace(0, length(pc_out_narrow_full)*6, length(pc_out_narrow_full));
figure;
subplot(4,1,1)
plot(RX1, real(pc_out_narrow_full(1,:))); % 输出脉冲压缩结果
title('加噪后对prt上滤波结果');
subtitle('实部');
xlabel('距离 (m)');
ylabel('幅度');

subplot(4,1,2)
plot(RX1, imag(pc_out_narrow_full(1,:))); % 输出脉冲压缩结果
subtitle('虚部');
xlabel('距离 (m)');
ylabel('幅度');

subplot(4,1,3)
plot(RX1, abs(pc_out_narrow_full(1,:))); % 输出脉冲压缩结果
subtitle('幅值');
xlabel('距离 (m)');
ylabel('幅度');

subplot(4,1,4)
plot(RX1, 20*log10(abs(pc_out_narrow_full(1,:))+1e-1)); % 输出脉冲压缩结果
subtitle('幅值（dB）');
xlabel('距离 (m)');
ylabel('幅度');




%% 全程处理（不截取不拼接距离点）
Channel_data_temp = squeeze(raw_iq_data_noise(:,:,3));

% 中脉冲 (时域卷积)
pc_out_medium_full_temp = complex(zeros(size(Channel_data_temp,1), size(Channel_data_temp,2) + num_samples_2 - 1));
for i = 1:config.Sig_Config.prtNum
    pc_out_medium_full_temp(i,:) = conv(Channel_data_temp(i,:), MF_medium);
end

% 长脉冲 (时域卷积)
pc_out_long_full_temp = complex(zeros(size(Channel_data_temp,1), size(Channel_data_temp,2) + num_samples_3 - 1));
for i = 1:config.Sig_Config.prtNum
    pc_out_long_full_temp(i,:) = conv(Channel_data_temp(i,:), MF_long);
end

% 中脉冲prt上脉压结果
RX2 = linspace(0, length(pc_out_medium_full_temp)*6, length(pc_out_medium_full_temp));
figure;
subplot(4,1,1);
plot(RX2, real(pc_out_medium_full_temp(1,:))); % 输出脉冲压缩结果
title('加噪后对全程prt上中脉冲脉压结果');
subtitle('实部');
xlabel('距离 (m)');
ylabel('幅度');

subplot(4,1,2);
plot(RX2, imag(pc_out_medium_full_temp(1,:))); % 输出脉冲压缩结果
subtitle('虚部');
xlabel('距离 (m)');
ylabel('幅度');

subplot(4,1,3);
plot(RX2, abs(pc_out_medium_full_temp(1,:))); % 输出脉冲压缩结果
subtitle('幅值');
xlabel('距离 (m)');
ylabel('幅度');

subplot(4,1,4);
plot(RX2, 20*log10(abs(pc_out_medium_full_temp(1,:))+1e-2)); % 输出脉冲压缩结果
subtitle('幅值（dB）');
xlabel('距离 (m)');
ylabel('幅度');



% 长脉冲prt上脉压结果
RX3 = linspace(0, length(pc_out_long_full_temp)*6, length(pc_out_long_full_temp));
figure;
subplot(4,1,1);
plot(RX3, real(pc_out_long_full_temp(1,:))); % 输出脉冲压缩结果
title('加噪后对全程prt上长脉冲脉压结果');
subtitle('实部');
xlabel('距离 (m)');
ylabel('幅度');

subplot(4,1,2);
plot(RX3, imag(pc_out_long_full_temp(1,:))); % 输出脉冲压缩结果
subtitle('虚部');
xlabel('距离 (m)');
ylabel('幅度');

subplot(4,1,3);
plot(RX3, abs(pc_out_long_full_temp(1,:))); % 输出脉冲压缩结果
xlabel('距离 (m)');
ylabel('幅度');
subtitle('幅值');

subplot(4,1,4);
plot(RX3, 20*log10(abs(pc_out_long_full_temp(1,:))+1e-2)); % 输出脉冲压缩结果
xlabel('距离 (m)');
ylabel('幅度(dB)');
subtitle('幅值（dB）');


% 噪声FFT
NOISE = fft(noise(1,:,1));
figure;
subplot(3,1,1)
plot(real(noise(1,:,1)));
title('原始噪声幅度');
subplot(3,1,2)
plot(imag(noise(1,:,1)));
subplot(3,1,3)
plot(20*log10(abs(noise(1,:,1))));


figure;
subplot(3,1,1)
plot(real(NOISE));
title('原始噪声FFT后后信号幅度');
subplot(3,1,2)
plot(imag(NOISE));
subplot(3,1,3)
plot(20*log10(abs(NOISE)));

% 窄脉冲 (时域FIR滤波)
% filter函数会逐行处理矩阵
noise_filter = filter(fir_coeffs, 1, noise(1,:,1));

figure;
subplot(3,1,1)
plot(real(noise_filter));
title('原始噪声滤波后后信号幅度');
subplot(3,1,2)
plot(imag(noise_filter));
subplot(3,1,3)
plot(20*log10(abs(noise_filter)));






% figure;
% plot(abs(pc_out_narrow_full(1,:))); % 输出脉冲压缩结果
% title('脉压后信号幅度');
% xlabel('距离 (m)');
% ylabel('幅度');
% xline(target_distance, '--r', '目标'); % 在目标距离处画线



% MTD结果可视化
% =========================================================================
% fprintf('--- 9. 生成MTD可视化图表 ---\n');
% 
% % --- 9.1 定义用于绘图的坐标轴 ---
% v_max = config.Sig_Config.wavelength / (4 * config.Sig_Config.prt);
% velocity_axis = linspace(-v_max, v_max, config.Sig_Config.prtNum);
% range_axis = (0:config.Sig_Config.point_PRT-1) * (config.Sig_Config.c / (2 * config.Sig_Config.fs));
% 
% % --- 9.2 选择一个波束用于展示 ---
% % 根据仿真，目标主要在波束4或5，我们选择其中一个来展示
% beam_to_display = 4;
% rdm_single_beam = squeeze(rdm_13beam(:,:,beam_to_display));

%% 图1：距离-多普勒二维图 (RDM)
% figure('Name', 'MTD结果: 2D距离多普勒图');
% imagesc(range_axis, velocity_axis, 20*log10(abs(rdm_single_beam)));
% colormap('jet');
% colorbar;
% axis xy; % 将y轴原点置于左下角，符合常规视图
% xlabel('距离 (m)');
% ylabel('速度 (m/s)');
% title(sprintf('距离-多普勒二维图 (RDM) - 波束 #%d', beam_to_display));
% grid on;

%% 图2：MTD结果三维图
% figure('Name', 'MTD结果: 3D距离多普勒图');
% % 为了提高绘图效率和美观度，可以对数据进行适当的降采样
% [R_grid, V_grid] = meshgrid(range_axis, velocity_axis);
% skip_rate = 4; % 每隔4个点绘制一个，避免图像过于密集
% surf(R_grid(1:skip_rate:end, 1:skip_rate:end), ...
%      V_grid(1:skip_rate:end, 1:skip_rate:end), ...
%      20*log10(abs(rdm_single_beam(1:skip_rate:end, 1:skip_rate:end))), ...
%      'EdgeColor', 'none'); % 使用'none'边缘颜色更平滑
% shading interp;
% colormap('jet');
% colorbar;
% xlabel('距离 (m)');
% ylabel('速度 (m/s)');
% zlabel('幅度 (dB)');
% title(sprintf('MTD结果三维图 - 波束 #%d', beam_to_display));
% view(45, 30); % 设置一个较好的初始观察视角

%% 图3：MTD杂波抑制效果对比图
% figure('Name', 'MTD结果: 杂波抑制对比');
% % MTD处理前 (取第一个PRT的脉压结果)
% range_profile_before_mtd = abs(squeeze(pc_results_13beam(1, :, beam_to_display)));
% 
% % MTD处理后 (对所有非零多普勒单元的能量进行累加)
% rdm_power = abs(rdm_single_beam).^2;
% % 将零多普勒通道置零 (或用一个极小值代替以避免log(0)错误)
% rdm_power(floor(config.Sig_Config.prtNum/2)+1, :) = 1e-10; 
% range_profile_after_mtd = sum(rdm_power, 1);
% 
% % 绘图 (转换为dB)
% plot(range_axis, 20*log10(range_profile_before_mtd), 'b-', 'LineWidth', 1);
% hold on;
% plot(range_axis, 10*log10(range_profile_after_mtd), 'r-', 'LineWidth', 2);
% grid on;
% xlabel('距离 (m)');
% ylabel('幅度 (dB)');
% title(sprintf('MTD杂波抑制效果对比 - 波束 #%d', beam_to_display));
% legend('MTD处理前 (单PRT)', 'MTD处理后 (积累动目标)');
% % 动态调整Y轴范围以便观察
% max_val = max(20*log10(range_profile_before_mtd));
% if isfinite(max_val)
%     ylim([max_val - 80, max_val + 10]); 
% end


%% 9. 最终结果可视化
% =========================================================================
% fprintf('--- 9. 生成最终可视化图表 ---\n');
% 
% % --- 9.1 和波束的距离-多普勒图 ---
% figure('Name', '最终检测结果');
% subplot(2,1,1);
% v_max = config.Sig_Config.wavelength / (2 * config.Sig_Config.prt);
% velocity_axis = linspace(-v_max, v_max, config.Sig_Config.prtNum);
% range_axis_cfar = (0:config.Sig_Config.point_PRT-1) * (config.Sig_Config.c / (2 * config.Sig_Config.fs));
% imagesc(range_axis_cfar, velocity_axis, rdm_for_cfar);
% colormap('jet'); colorbar; axis xy;
% title(sprintf('用于CFAR的和波束 (波束 #%d + #%d) RDM', beam_idx_A, beam_idx_B));
% xlabel('距离 (m)');
% ylabel('速度 (m/s)');
% % 
% % --- 9.2 CFAR检测结果叠加显示 ---
% subplot(2,1,2);
% imagesc(range_axis_cfar, velocity_axis, rdm_for_cfar);
% colormap('jet'); colorbar; axis xy;
% hold on;
% 
% % 在图上标记检测到的目标
% if num_detections > 0
%     detected_ranges = range_axis_cfar(detected_r_idx);
%     detected_velocities = velocity_axis(detected_v_idx);
%     plot(detected_ranges, detected_velocities, 'ro', 'MarkerSize', 10, 'LineWidth', 2, 'DisplayName', 'CFAR 检测点');
% end
% title('CFAR检测结果叠加图');
% xlabel('距离 (m)');
% ylabel('速度 (m/s)');
% legend;
% 
% % --- 额外：打印检测到的目标信息 ---
% if num_detections > 0
%     fprintf('\n--- 检测到的目标列表 ---\n');
%     for i = 1:num_detections
%         fprintf('目标 %d: 距离 ~%.2f m, 速度 ~%.2f m/s\n', ...
%             i, detected_ranges(i), detected_velocities(i));
%     end
% end

%% 本地子函数
% =========================================================================
function channel_phase_shifts_deg = calculate_phase_shifts(arrival_angle_deg, element_spacing_m, wavelength_m)
    arrival_angle_rad = deg2rad(arrival_angle_deg);
    delta_phi_rad = (2 * pi * element_spacing_m * sin(arrival_angle_rad)) / wavelength_m;
    channel_indices = 0:15;
    channel_phase_shifts_rad = channel_indices * delta_phi_rad;
    channel_phase_shifts_deg = rad2deg(channel_phase_shifts_rad);
end


